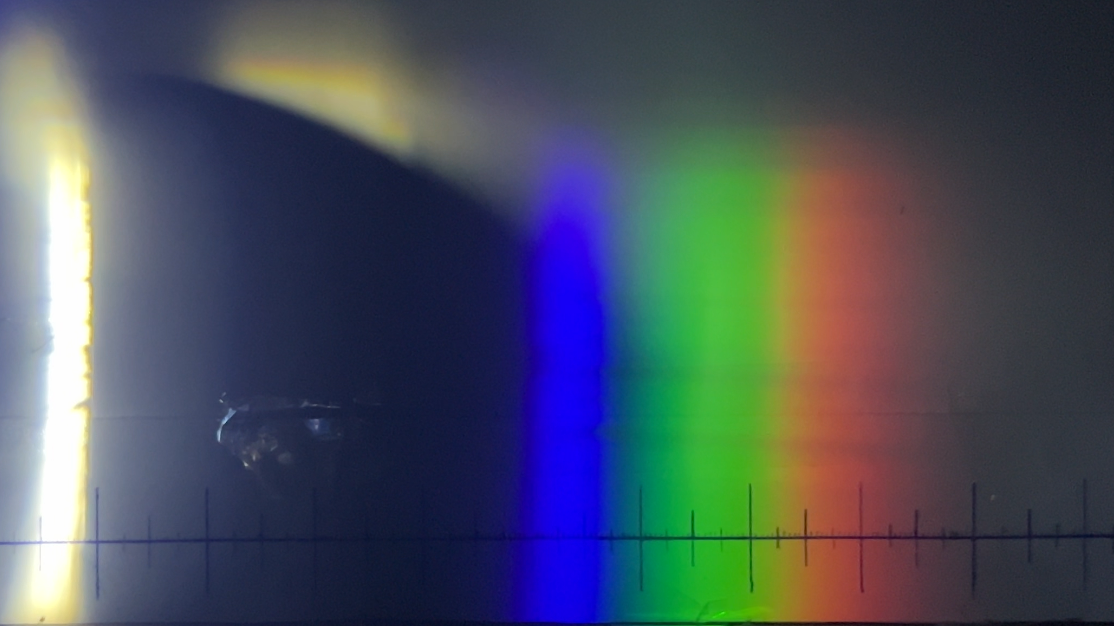
#> input picture probes/spektrum_1.png, 1114 x 626 px, found by its file name; the run also reads 1 picture not shown here
$ python das_beste_pektrometer.py
#> lines starting #> are read from the running program, lines starting #| are printed output that depends on the picture
### user.py
import numpy as np
import matplotlib.pyplot as plt
from matplotlib.image import imread

def selected_points(img, n_points, title):

    while True:
        fig, ax = plt.subplots()
        ax.imshow(img)
        ax.set_title(f"{title} - Select {n_points} points")

        points = plt.ginput(n_points, timeout=0)

        for i, (x, y) in enumerate(points):
            ax.plot(x, y, 'rx')  # Mark the selected point with a red 'x'
            ax.annotate(str(i + 1), (x, y), textcoords="offset points", xytext=(6, 6), color='red')

        fig.canvas.draw()
        plt.show(block=False)
        plt.pause(0.1)  # Allow the plot to update

        antwort = input(f"Are you satisfied with the selected points? (y/n): ").strip().lower()
        plt.close(fig)  # Close the figure after user input

        if antwort in ("j", "ja", "y", "yes"):
            return points
        else:
            print("Please select the points again.")

def pixel_distance(p1, p2):
    #Calculate the Euclidean distance between two points in pixel coordinates.
    return np.abs(p2[0] - p1[0])

def user(bildpfad):
    img = imread(bildpfad)

    p0 = selected_points(img, 1, "Select the first Maxiumum of order 0")
    x0 = p0[0][0]
    print (f"Selected point for Maxiumum of order 0: {p0[0]}")

    p10 = selected_points(img, 2, "Select two points that are 10mm apart")
    dist_10mm = pixel_distance(p10[0], p10[1])
    print(f"Selected points for 10mm distance: {p10[0]}, {p10[1]} with pixel distance: {dist_10mm}")

    verhaeltnis = dist_10mm / 10.0  # Pixel distance per mm

    some_points = selected_points(img, 5, "Select 5 additional points for analysis")

    gitterkonstante = float(input("Enter the Gitterkonstante (in nm): "))
    entfernung = float(input("Enter Entfernung zum Schirm (in mm): "))


    ergebnisse = {
        "Maxiumum of order 0": x0,
        "10mm Points": p10,
        "Pixel Distance for 10mm": dist_10mm,
        "verhaeltnis (pixels/mm)": verhaeltnis,
        "Additional Points": some_points,
        "Gitterkonstante (nm)": gitterkonstante,
        "Entfernung zum Schirm (mm)": entfernung
    }


    return ergebnisse

# [3 lines that do not run on import are left out]

### das_beste_pektrometer.py
import user
import numpy as np
import matplotlib.pyplot as plt
from PIL import Image, ImageFilter, ImageOps
import scipy as sp
from astropy.modeling import models, fitting

image_path = r"C:\Users\Akademie\Documents\Code\probes\spektrum_1.png"         # Pfad zum Probenspektrum
dark_image_path = r"C:\Users\Akademie\Documents\Code\darks\dark_1.png"     # Pfad zum Dunkelbild

def main():
    # Hauptfunktion: Bild bearbeiten und Spektrum verarbeiten
    filter_image(image_path, dark_image_path)
    # process the corrected image saved by filter_image
    process_spectrum_image("corrected_probe.png")


def filter_image(image_path, dark_image_path):

    with Image.open(dark_image_path) as dark_image, Image.open(image_path) as probe_image:
        # Dark- und Probebild öffnen und in Graustufen bringen
#> probe_image is the input picture: PIL image 1114x626 RGBA; mean R, G, B, A 72.9, 80.2, 92.3, 255
        dark_gray = dark_image.convert("L")
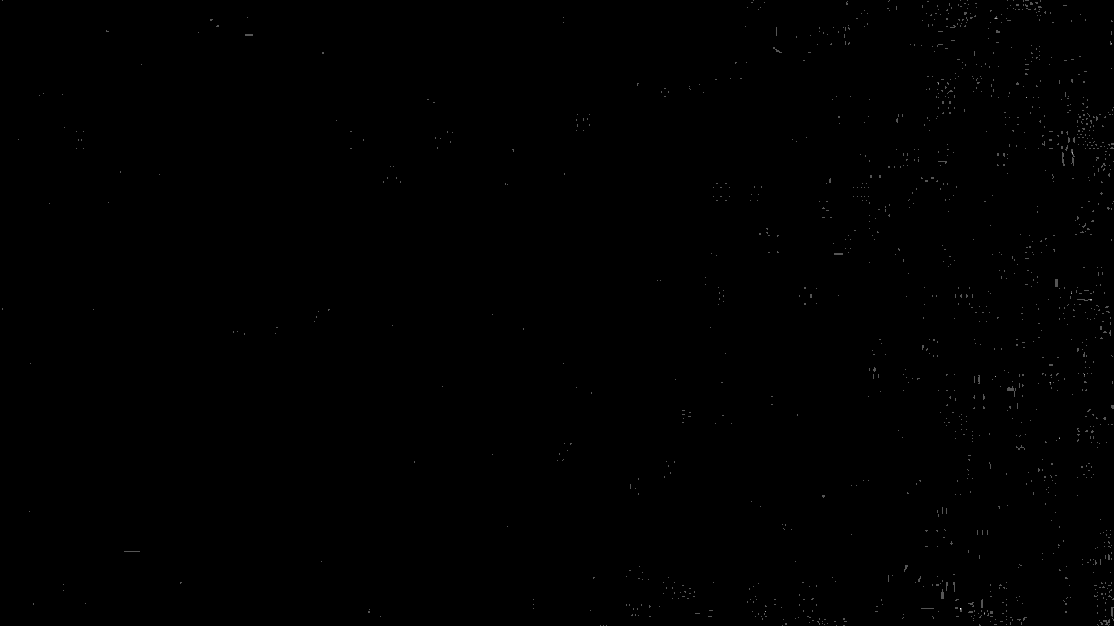
#> dark_gray: PIL image 1114x626 L; min 0, max 3, mean 0.00464; drawn with min black and max white
        probe_gray = probe_image.convert("L")
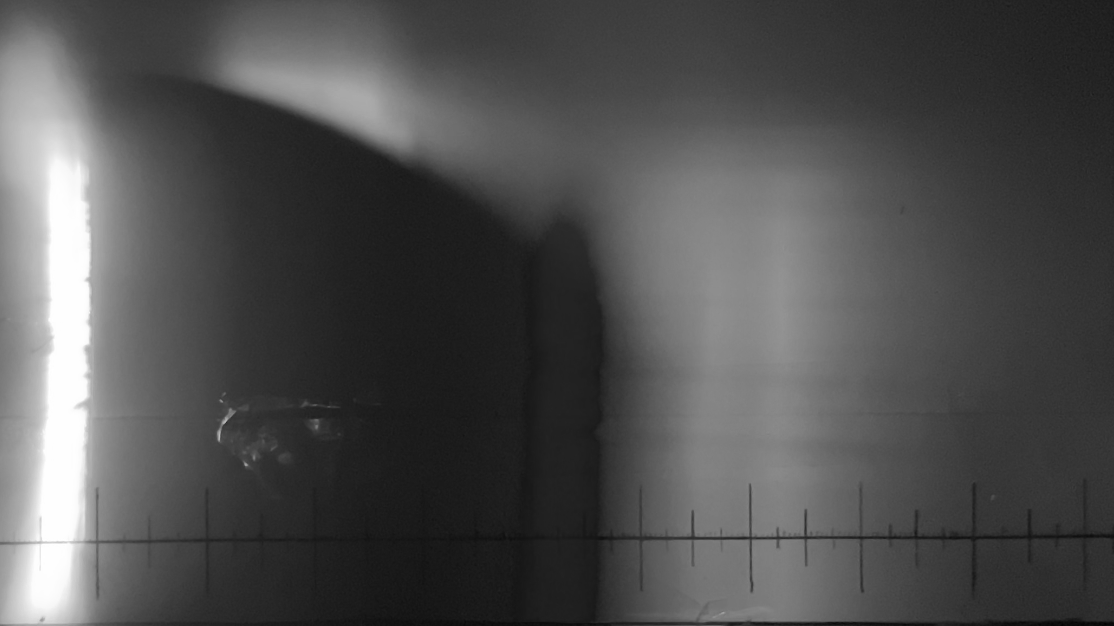
#> probe_gray: PIL image 1114x626 L; min 2, max 255, mean 79.4

        size = (probe_image.width, 1)
#> size = (1114, 1)

        probe_image = ImageOps.fit(probe_gray, size)
        dark_image = ImageOps.fit(dark_gray, size)

        # Zeilenbilder in NumPy-Arrays konvertieren
        dark_array = np.array(dark_image, dtype=np.float32)
        probe_array = np.array(probe_image, dtype=np.float32)

        # Dunkelstrom vom Probearray subtrahieren
        corrected_array = probe_array - dark_array

        # Negative Intensitäten auf 0 setzen
        corrected_array[corrected_array < 0] = 0

        # Korrigiertes Array in Bild zurückwandeln
        corrected_image = Image.fromarray(corrected_array.astype(np.uint8))

        # Korrigiertes Bild speichern
        corrected_image.save("corrected_probe.png")

def process_spectrum_image(corrected_image_path = "corrected_image_path.png"):
    # Öffnet das korrigierte Bild und extrahiert die Intensitätslinie
#> called with corrected_image_path = 'corrected_probe.png'
    im = Image.open(corrected_image_path)
    # In Graustufen konvertieren, um Intensitäten zu erhalten
    gray_array = np.array(im.convert("L"), dtype=np.uint8)
    # Eindimensionales Intensitätsarray erstellen
    y_werte = gray_array.reshape(-1)
#> y_werte = 1114 values, max 254 at index 51, min 25 at index 529, mean 84.25

    # Pixelindizes als x-Achse (später in Wellenlänge umgerechnet)
    x_werte = np.arange(len(y_werte))
#> x_werte = 1114 values from 0 to 1113
    x_werte = Wellenlänge_zu_Pixel(x_werte)  # Umrechnung der Pixelpositionen in Wellenlängen


    fig, ax = plt.subplots()

    # Plot der geglätteten Intensität


    y_werte = sp.ndimage.gaussian_filter1d(y_werte, sigma=1)  # Gauß-Glättung
    ax.plot(x_werte, y_werte, color='blue', label='Smoothed')

    peaks = sp.signal.find_peaks(y_werte, height=50)[0]  # Peaks finden
    # Gefundene Peaks als Marker zeichnen
    #ax.plot(x_werte[peaks], y_werte[peaks], "x", label='Peaks', color='red')


    ax.set_xlabel("Wellenlänge (nm)")
    ax.set_ylabel("intensity")
    ax.set_title("Spectral Intensity Distribution")
    # Achsenbereiche setzen
    ax.set_xlim(380, 780)
    ax.set_ylim(23, 255)

    fig.tight_layout()
    plt.show()

    im.close()

def Wellenlänge_zu_Pixel(pixel_position):

    # Lade Kalibrierungswerte vom Benutzer-Input und berechne Referenzen
    ergebnisse = user.user(image_path)
    Wellen, los_points = calc_reference(ergebnisse)


    # Wähle Referenzpunkte für die lineare Kalibrierung
    pixel_reference = np.array(los_points[:5])
    Wellenlänge_reference = np.array(Wellen[:5])

    # Lineare Anpassung zur Umrechnung von Pixeln in Wellenlänge
    fit_poly = fitting.LinearLSQFitter()
    model = models.Polynomial1D(degree=1)
    wl_calib = fit_poly(model, pixel_reference, Wellenlänge_reference)
    wavelength = wl_calib(pixel_position)
    return wavelength

def calc_reference(ergebnisse):

    # Berechnet Wellenlängen aus Benutzereingaben (Referenzpunkte)
    x0 = ergebnisse["Maxiumum of order 0"]
    verhaeltnis = ergebnisse["verhaeltnis (pixels/mm)"]
    some_points = ergebnisse["Additional Points"]
    gitterkonstante = ergebnisse["Gitterkonstante (nm)"]
    entfernung = ergebnisse["Entfernung zum Schirm (mm)"]

    wellenlängen = []
    los_points = []

    for point in some_points:
        point = float(point[0])
        # Pixeldifferenz in Meter umrechnen
        e = ((point - x0) / (verhaeltnis)) * 10**-3
        # Wellenlänge aus Gittergleichung (m) und Umrechnung in nm
        lambda_0 = float(gitterkonstante * 10**-9) * ((e) / (((entfernung*10**-3)**2 + (e)**2)**0.5))
        lambda_1 = lambda_0 * 10**9
        wellenlängen.append(float(lambda_1))
        los_points.append(point)

    return wellenlängen, los_points

if __name__ == "__main__":
#> (the run stopped early here; a loop or call above may not have finished)
